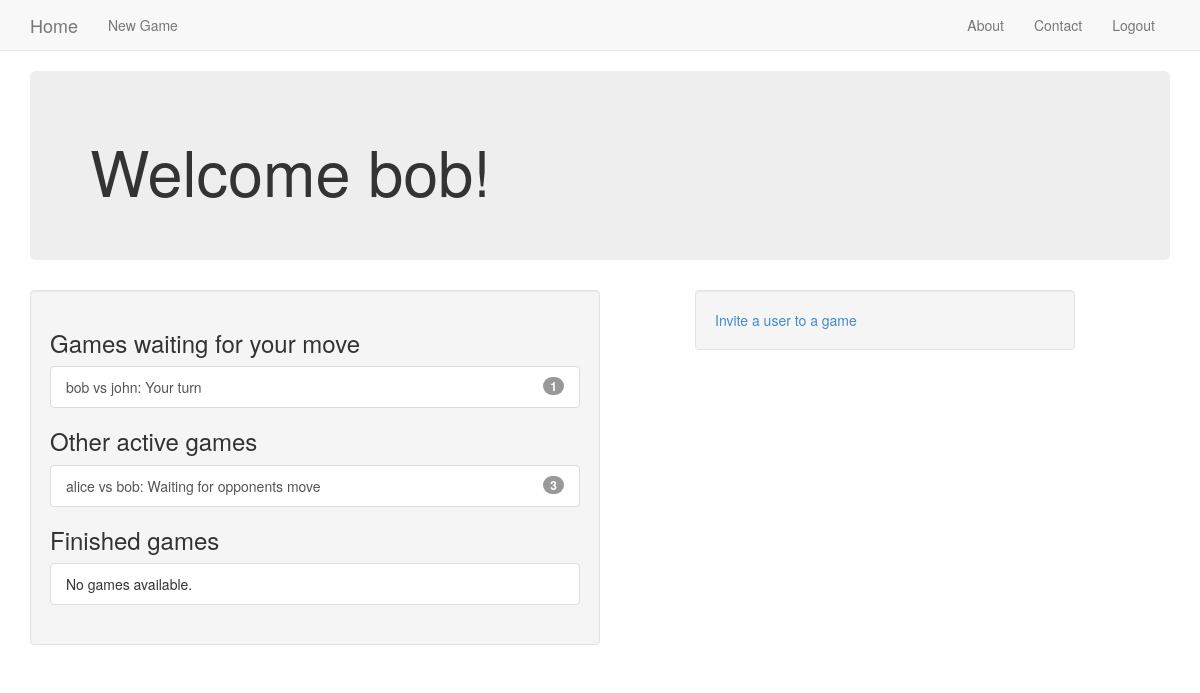
Page /user/home (signed in) on the earlier database version.
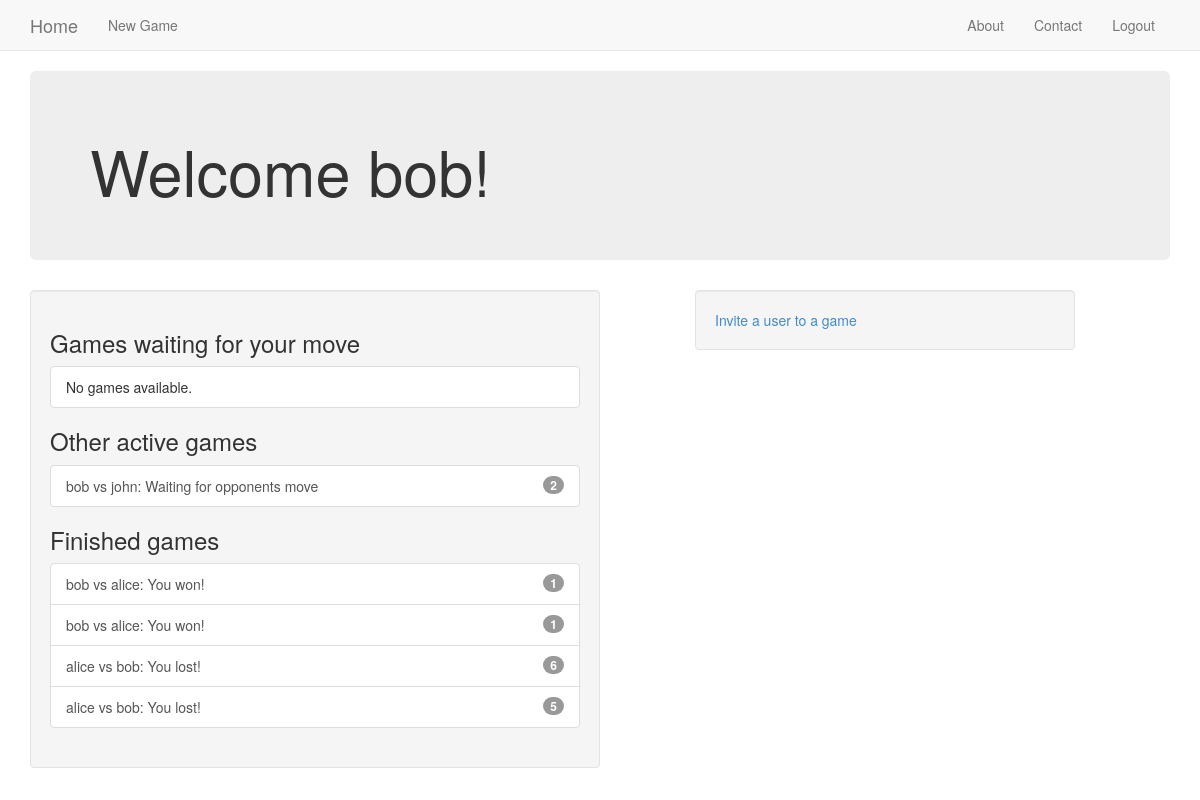
Same page on the later database version.
### tictactoe/models.py (models this page shows, shortened)
class Game(models.Model):
    first_player = models.ForeignKey(User, related_name='games_first_player')
    second_player = models.ForeignKey(User, related_name='games_second_player')
    next_to_move = models.ForeignKey(User, related_name='games_to_move')
    start_time = models.DateTimeField(auto_now_add=True)
    last_active = models.DateTimeField(auto_now=True)
    status = models.CharField(max_length=1, default='A', choices=STATUS_CHOICES)
    objects = GamesManager()  # sets a new manager for this class.
    def __str__(self):
        return '{} vs {}'.format(self.first_player, self.second_player)

### user/views.py (the view)
@login_required()
def home(request):
    my_games = Game.objects.games_for_user(request.user)
    active_games = my_games.filter(status='A')
    finished_games = my_games.exclude(status='A')
    waiting_games = active_games.filter(next_to_move=request.user)
    other_games = active_games.exclude(next_to_move=request.user)
    invitations = request.user.invitations_received.all()
    context = {'other_games': other_games,
               'waiting_games': waiting_games,
               'finished_games': finished_games,
               'invitations': invitations}
    return render(request, 'user/home.html', context)

### tictactoe/models.py (called while the page is built)
    def games_for_user(self, user):
        return super(GamesManager, self).get_queryset().filter(
            Q(first_player_id=user.id) | Q(second_player_id=user.id)
        )  # this query returns all games where the user is either 1stP or 2ndP

### user/templates/user/home.html (shortened to what this page needs)
{% extends 'base.html' %}
{% block content %}
    <div class="jumbotron">
        <h1>Welcome {{ user.username }}!</h1>
    </div>
    <div class="well col-md-6">
        {% include 'tictactoe/game_list_snippet.html' with header='Games waiting for your move' games_list=waiting_games %}
        {% include 'tictactoe/game_list_snippet.html' with header='Other active games' games_list=other_games %}
        {% include 'tictactoe/game_list_snippet.html' with header='Finished games' games_list=finished_games %}
    </div>
    <div class="well col-sm-4 col-sm-push-1">
        <a href="{% url 'tictactoe:invite' %}">Invite a user to a game</a>
    </div>
{% endblock %}

### templates/base.html (shortened to what this page needs)
{% load staticfiles %}
<!DOCTYPE html>
 <html class="no-js">
    <head>
        {% block styling %}
            <link rel="stylesheet" href="{% static 'bootstrap/css/bootstrap.css' %}">
        {% endblock styling %}
    </head>
    <body>
        <div class="navbar navbar-default navbar-static-top">
            <div class="container">
                {% if user.is_authenticated %}
                    <div class="navbar-header">
                        <a class="navbar-brand" href="{% url 'user_home' %}">Home</a>
                    </div>
                    <ul class="nav navbar-nav">
                        <li><a href="{% url 'tictactoe:invite' %}">New Game</a></li>
                    </ul>
                    <ul class="nav navbar-nav navbar-right">
                        <li><a href="#">About</a></li>
                        <li><a href="#">Contact</a></li>
                        <li><a href="{% url 'boardgames_logout' %}">Logout</a></li>
                    </ul>
                {% endif %}
            </div>
        </div>
        <div class="container">
            {% block content %}
            {% endblock %}
        </div>
    </body>
</html>

### tictactoe/templates/tictactoe/game_list_snippet.html
<h3 class="panel-header">{{ header }}</h3>
<div class="list-group" >
    {% for game in games_list %}
        <a class="list-group-item" href="{% url 'tictactoe:detail' pk=game.id %}">
            {{ game }}:
            {% if game.status == "A" %}
                {% if game.next_to_move == user %}Your turn{% else %}Waiting for opponents move{% endif %}
            {% elif game.status == "D" %}
                Draw
            {% elif game.status == "F" and user == game.first_player %}
                You won!
            {% elif game.status == "S" and user == game.second_player %}
                You won!
            {% else %}
                You lost!
            {% endif %}
            <span class="badge">{{ game.move_set.count }}</span></a>
    {% empty %}
        <span class="list-group-item">No games available.</span>
    {% endfor %}
</div>

Differences in the rows shown:
changed Game "bob vs john": move_set.count "1" → "2"; next_to_move_id "Your turn" → "Waiting for opponents move"
added Game: first_player+second_player "bob vs alice", status "You won!", move_set.count "1"
added Game: first_player+second_player "bob vs alice", status "You won!", move_set.count "1"
changed Game (number 4 of 5 on the later page): move_set.count "3" → "6"; status "Waiting for opponents move" → "You lost!"
added Game: first_player+second_player "alice vs bob", status "You lost!", move_set.count "5"
